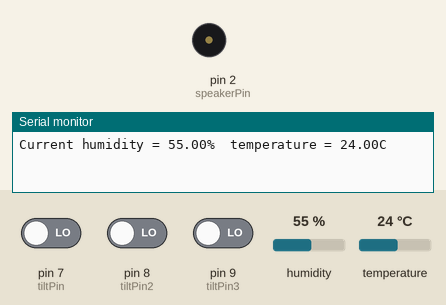
The sketch below on a simulated Arduino Uno, built with avr-gcc and run on an emulated ATmega328P. On the bench: buzzer (waves = sounding, pin HIGH), the last lines printed to the serial monitor. The inputs (shaded band) are chosen by the test bench; at power-on: pin 7 (tiltPin) LOW, pin 8 (tiltPin2) LOW, pin 9 (tiltPin3) LOW, humidity 55 %, temperature 24 °C.

Above: at 1.5 s.
1.6 s: pin 7 (tiltPin) driven HIGH
At 3.0 s:
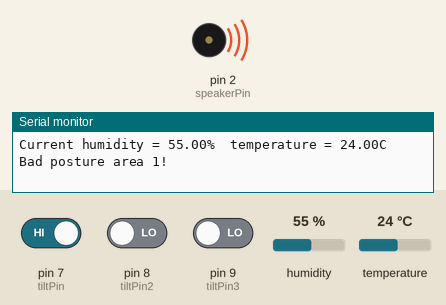
6.9 s: pin 8 (tiltPin2) driven HIGH
Timing chart, 0 to 9.9 s (numbered marks = the images above; inputs shaded):
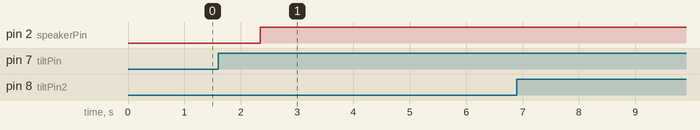

The sketch:

Switches.ino
```cpp
//Created by: Majd Masoud, Siddarth Surana, Ryan Tang, Stanley Wong
//HackPrinceton 2018 Hardware Project
//Vertalign back project
//Code for 3 ball switches
#include <dht.h>

dht DHT;

#define DHT11_PIN 13

int tiltPin = 7;      // pin number for tilt switch signal
int tiltPin2 = 8;
int tiltPin3 = 9;
int speakerPin =  2;     // pin number of LED
int tiltState = 0;
int tiltState2 = 0;
int tiltState3 = 0;
int loopnum = 0;
int chk = 0;
int before = 0;
int after = 0;
// 1 when bad 0 when good
// variable for reading the tilt switch status

void setup() {
  //pinMode(ledPin, OUTPUT);  // set the LED pin as output
  pinMode(tiltPin, INPUT);  // set the tilt switch pin as input
  pinMode(tiltPin2, INPUT);
  pinMode(tiltPin3, INPUT);
  pinMode(speakerPin, OUTPUT);
  Serial.begin(9600);
}

void loop(){
  //get temp/hum
  chk = DHT.read11(DHT11_PIN);
  if ((loopnum % 5 == 0) && (DHT.temperature < 400) && (DHT.humidity < 100) && (DHT.humidity > 0)) {
    Serial.print("Current humidity = ");
    Serial.print(DHT.humidity);
    Serial.print("%  ");
    Serial.print("temperature = ");
    Serial.print(DHT.temperature);
    Serial.println("C  ");
  }

  // get the tilt switch state
  tiltState = digitalRead(tiltPin);
  tiltState2 = digitalRead(tiltPin2);
  tiltState3 = digitalRead(tiltPin3);

  // check if tilt switch is tilted.
  if (tiltState == HIGH) {
    after = 1;
    //digitalWrite(ledPin, HIGH);
    pinMode(speakerPin, OUTPUT);

    if (before != after) {
      Serial.println("Bad posture area 1!");
      digitalWrite(speakerPin, LOW);
      digitalWrite(speakerPin, HIGH);
      delay(50);
    }
    before = after;
  } else if (tiltState2 == HIGH) {
    after = 2;
    //digitalWrite(ledPin, HIGH);
    pinMode(speakerPin, OUTPUT);

    if (before != after) {
      Serial.println("Bad posture area 2!");
      digitalWrite(speakerPin, LOW);
      digitalWrite(speakerPin, HIGH);
      delay(50);
    }
    before = after;
  } else if (tiltState3 == HIGH) {
    after = 3;
    //digitalWrite(ledPin, HIGH);
    pinMode(speakerPin, OUTPUT);
    if (before != after) {
      Serial.println("Bad posture area 3!");
      digitalWrite(speakerPin, LOW);
      digitalWrite(speakerPin, HIGH);
      delay(50);
    }
    before = after;


  } else {
    after = 0;
    pinMode(speakerPin, INPUT);
    if (before != after) {
      Serial.println("Good posture!");
    }
    before = after;

    //digitalWrite(ledPin, LOW);
  }
  delay(750);
  ++loopnum;
}
```

Measured:
- after the input at 1.6 s, pin 2 (speakerPin): LOW → HIGH after 0.74 s
